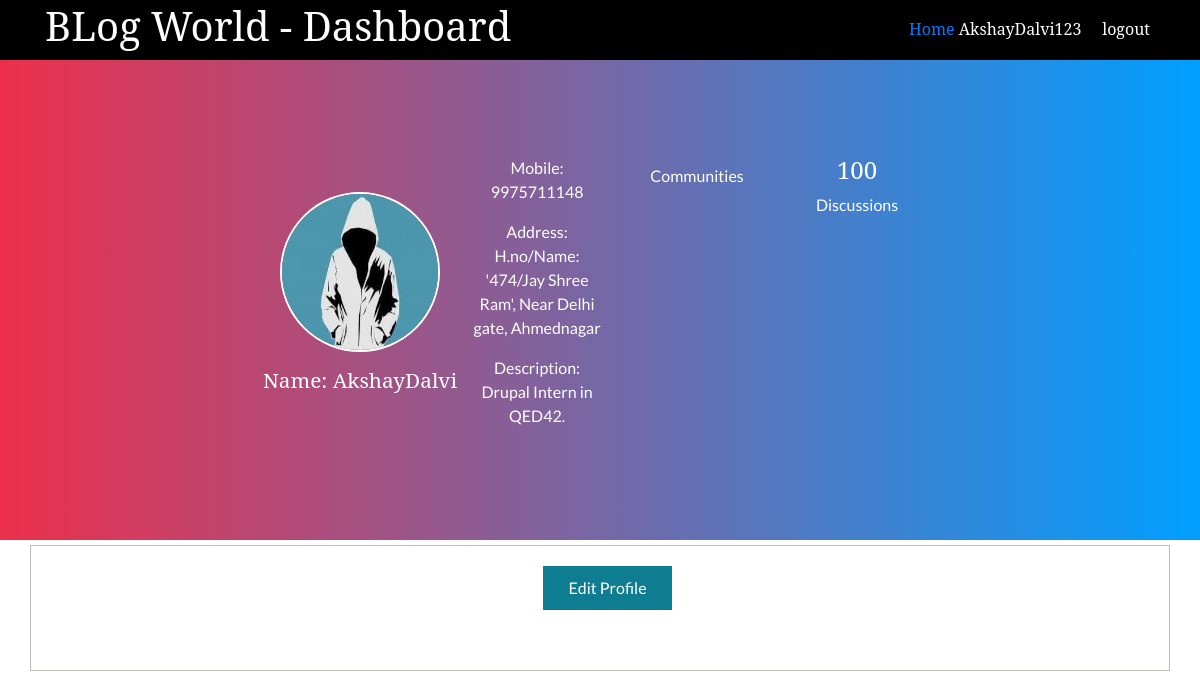
The page /admin/userProfile.php (signed in) on the database its author committed.
### tables this page shows
CREATE TABLE `profile` (
  `profile_id` int(11) NOT NULL,
  `user_id` int(11) NOT NULL,
  `firstname` varchar(255) NOT NULL,
  `lastname` varchar(255) NOT NULL,
  `mobileno` bigint(11) NOT NULL,
  `address` varchar(255) NOT NULL,
  `description` varchar(255) NOT NULL
);

### admin/userProfile.php (the view, shortened to what this page needs)
<?php  include('../config.php'); ?>
	<?php include(ROOT_PATH . '/admin/main/head_section.php'); ?>
</head>
<body>
    <div class="header">
            <div class="logo">
                <a href="<?php echo BASE_URL .'admin/dashboard.php' ?>">
                    <h1>BLog World - Dashboard</h1>
                </a>
            </div>
            <?php if (isset($_SESSION['user'])): ?>
                <div class="user-info">
                    <a href="<?php BASE_URL ?>../index.php"> Home </a>
                    <span><?php echo $_SESSION['user']['username'] ?></span> &nbsp; &nbsp;
                    <a href="<?php echo BASE_URL . '/logout.php'; ?>" class="logout-btn">logout</a>
                </div>
            <?php endif ?>
    </div>
   <?php
     $userid = $_SESSION['user']['id'];
     $query = "SELECT * FROM profile where user_id = $userid;";
     $result = mysqli_query($conn, $query);
     $profile = mysqli_fetch_assoc($result);
    ?>
<section class="profile">
    <header class="Header">
        <div class="details">
        <img src="complete-blog-php/images/profile.jpg" alt="John Doe" class="profile-pic">
         <h1 class="heading">Name: <?php echo $profile['firstname'] . $profile['lastname'] ?> </h1>
        </div>
        <div class="stats">
            <div class="col-4">
            <p>Mobile: <?php echo $profile['mobileno']?></p>
            <p>Address: <?php echo $profile['address']?></p>
            <p>Description: <?php echo $profile['description']?></p>
            </div>
            <div class="col-4">
            <p>Communities</p>
            </div>
            <div class="col-4">
            <h4>100</h4>
            <p>Discussions</p>
            </div>
        </div>
    </header>
</section>
<div class="container dashboard">
    <div class="buttons d-flex flex-row justify-content-center">
                <a href="editProfile.php">Edit Profile</a>
    </div>
</div>

### style/admin_style.css (style rules this page uses)
* { margin: 0px; padding: 0px; }
a { text-decoration: none; }
h1, h2, h3, h4, h5, h6 { font-family: "Noto Serif", serif; }
.header { padding: 2px 45px; font-family: "Noto Serif", serif; color: white; background: black; }
.header .logo { width: 50%; float: left; }
.header .logo h1 { color: white; }
.header .user-info { margin-top: 10px; margin-left: 5px; padding: 5px; float: right; }
.header .logout-btn { color: white; text-decoration: none; }
.header:after { content: ""; display: block; clear: both; }
.container { width: 95%; margin: 5px auto 50px; border: 1px solid #bfbcb3; padding: 10px 0px 50px; }
.container:after { content: ""; display: block; clear: both; }
.container.dashboard .buttons { margin-left: 15px; }
.container.dashboard .buttons a { display: inline-block; margin: 10px; text-decoration: none; color: #444; padding: 10px 25px; border: none; background-color: #0e7d92; color: white; }

### admin/userProfile.php (style rules this page uses)
body { margin: 0; font-family: 'Lato', sans-serif; }
.Header { min-height: 60vh; background: #009FFF; background: linear-gradient(to right, #ec2F4B, #009FFF); color: white; clip-path: ellipse(100vw 60vh at 50% 50%); display: flex; align-items: center; justify-content: center; }
.details { text-align: center; }
.profile-pic { height: 10rem; width: 10rem; object-fit: center; border-radius: 50%; border: 2px solid #fff; }
.stats { display: flex; }
.stats .col-4 { width: 10rem; text-align: center; }
.heading { font-weight: 400; font-size: 1.3rem; margin: 1rem 0; }

### rows shown on the page
profile: firstname "Akshay", lastname "Dalvi", mobileno "9975711148", address "H.no/Name: '474/Jay Shree Ram', Near Delhi gate, Ahmednagar", description "Drupal Intern in QED42."

### other values the page prints
$_SESSION['user']['username'] "AkshayDalvi123"
